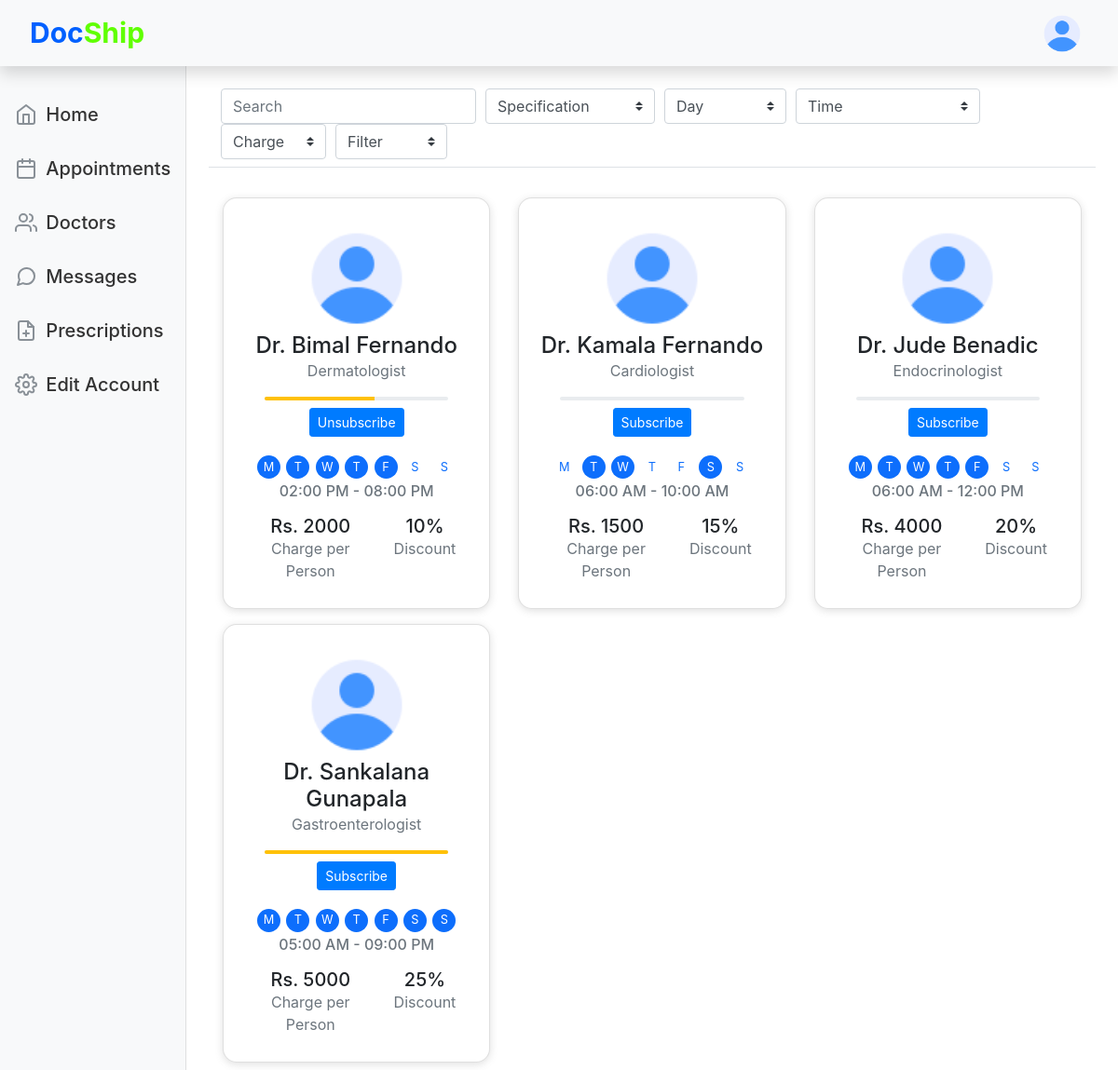
The app's page /patient/doctors/all (signed in) with its own data.
### tables this page shows
CREATE TABLE IF NOT EXISTS `doctor` (
  `id` bigint(20) NOT NULL AUTO_INCREMENT,
  `user_id` bigint(20) NOT NULL,
  `firstname` varchar(20) NOT NULL,
  `lastname` varchar(20) NOT NULL,
  `email` varchar(100) NOT NULL,
  `pwd` longtext NOT NULL,
  `bday` date NOT NULL,
  `gender` varchar(10) NOT NULL,
  `charge_amount` double NOT NULL,
  `category` varchar(50) NOT NULL,
  `college` varchar(50) NOT NULL,
  `working_from` time NOT NULL,
  `working_to` time NOT NULL,
  `working_days` varchar(20) NOT NULL,
  `nic` varchar(20) NOT NULL,
  `discount` double NOT NULL,
  `telephone` varchar(20) NOT NULL,
  `bank_name` varchar(50) NOT NULL,
  `bank_branch` varchar(25) NOT NULL,
  `bank_acc_no` varchar(20) NOT NULL,
  `total_income` double NOT NULL,
  `current_arrears` double NOT NULL,
  `is_remove` bigint(1) NOT NULL DEFAULT '0',
  PRIMARY KEY (`id`),
  UNIQUE KEY `nic` (`nic`) USING BTREE,
  KEY `user_admin` (`user_id`)
);

### app/libraries/Core.php (called while the page is built, shortened)
<?php
  class Core {
    protected $currentController = 'pages';
    protected $currentMethod = 'index';
    public function setAttributes(){
      $url = $this->getUrl();
      require_once 'Controller.php';
      if(file_exists('../app/controllers/' . ucwords($url[0]). '.php')){
        $this->currentController = ucwords($url[0]);
        unset($url[0]);
      }elseif(isset($_SESSION['role'])){
        $this->currentController=$_SESSION['role'];
      }
       $controllers = ControllerFactory::getInstance();
       $this->currentController = $controllers->getController($this->currentController);
      if(isset($url[1])){
        if(method_exists($this->currentController, $url[1])){
          $this->currentMethod = $url[1];
          unset($url[1]);
        }
      }
      $this->params = $url ? array_values($url) : [];
      call_user_func_array([$this->currentController, $this->currentMethod], $this->params);
    }
    public function getUrl(){
      if(isset($_GET['url'])){
        $url = rtrim($_GET['url'], '/');
        $url = filter_var($url, FILTER_SANITIZE_URL);
        $url = explode('/', $url);
        return $url;
      }
    }
    private function resetAttribute(){
      $this->currentController = 'pages';
      $this->currentMethod = 'index';
    }
  }

### public/index.php (called while the page is built, shortened)
<?php
    $libraries = LibFactory::getInstance();
    $init = $libraries->getLibrary("Core");
    $init->setAttributes();

### app/libraries/Database.php (called while the page is built, shortened)
<?php
final class Database {
    private $host = DB_HOST;
    private $user = DB_USER;
    private $pwd = DB_PASS;
    private $dbname = DB_NAME;
    private $mysqli;
    public function __construct(){
        $this->mysqli = new mysqli($this->host,$this->user,$this->pwd, $this->dbname);
    }
    public function selectAll($sql , $params = []){
        try{
            $result = $this->mysqli->query($sql);
            if($result->num_rows > 0){
                return $result->fetch_all(MYSQLI_ASSOC);
            }else {
                return [];
            }
            $result_arr = $result->fetch_all(MYSQLI_ASSOC);
            return $result_arr;
        }catch(Exception $e){
            return -1;
        }
    }
}

### app/models/DoctorModel.php (called while the page is built, shortened)
<?php
    class DoctorModel {
        private $DB;
        public function __construct(){
            $this->DB = LibFactory::getInstance()->getLibrary('Database');
        }
        public function getAll(){
            $sql = "SELECT * FROM `doctor` WHERE is_remove=0";
            $result = $this->DB->selectAll($sql);
            return $result;
        }
    }

### app/views/patient/doctors.php (the view, shortened to what this page needs)
<?php
  function getSubcribeButton($is_sub , $id){
    if($is_sub=='1'){
      return '<button class="btn btn-primary btn-sm mb-3" onclick="subcribe('.$id.');">Subscribe</button>';
    }else {
      return '<button class="btn btn-primary btn-sm mb-3" onclick="unsubcribe('.$id.');">Unsubscribe</button>';
    }
  }
  function getRating($rate){
    return ($rate/5)*100;
  }
?>
<?php require_once APPROOT."/views/inc/header_patient.php"; ?>
<main role="main" class="doctors col-md-9 ml-sm-auto col-lg-10 px-md-4">
  <form class="my-4 d-flex justify-content-center border-bottom">
    <div class="form-row mx-2">
      <div class="col-12 col-md-auto">
        <input id="filter-name" type="text" class="form-control" placeholder="Search">
      </div>
      <div class="col-auto">
        <select id="doc-specialization" class="custom-select">
          <option selected>Specification</option>
        </select>
      </div>
      <div class="col-auto">
        <select id="avilavle-days" class="custom-select">
          <option selected>Day</option>
        </select>
      </div>
      <div class="col-auto">
        <select id="doc-time" class="custom-select">
          <option selected>Time</option>
        </select>
      </div>
      <div class="col-auto">
        <select id="doc-charge" class="custom-select">
          <option selected>Charge</option>
        </select>
      </div>
      <div class="col-auto">
          <select id="status" class="custom-select form-select " onchange="setUrlDoctor(this.value);">
              <option value="" disabled selected>Filter</option>
          </select>
      </div>
    </div>
  </form>
  <div class="container-fluid">
    <div class="row">
      <?php
        function getStatus($s , $data){
          if(strpos($data['working_days'],$s)!== false){
            return true;
          }return false;
        }
        function getDiv($d , $n , $data){
          $result = getStatus($n , $data);
          if($result){
            return "<div class=active id=".$n.">".$d."</div>";
          }else {
            return "<div>".$d."</div>";
          }
        }
        if(isset($data['doctors'])){
          if(!empty($data['doctors'])){
            foreach($data['doctors'] as $doctor){
              echo
              '<div class="col-md-6 col-lg-4 my-2 doctor-card">
              <div class="card" style="border-radius: 15px;">
                <div class="card-body text-center">
                  <div class="mt-3 mb-2 d-flex justify-content-center mx-auto">
                    <img src="' . URLROOT . '/img/user.png" class="img-fluid" />
                  </div>
                    <h4 class="m-0">Dr. ' . $doctor["firstname"] . ' ' . $doctor["lastname"] . ' </h4>
                    <p class="text-muted"> ' . $doctor["category"] . ' </p>
                    <div class="progress mx-4 mb-2">
                      <div class="progress-bar bg-warning" role="progressbar" style="width: '.getRating($doctor['rating']).'%"></div>
                    </div>
                    '.getSubcribeButton($doctor['is_sub'] , $doctor['id']).'
                    <div class="my-1 days">
                    <div class="week d-flex justify-content-center">'
                      .getDiv('M' , "1" , $doctor).
                      getDiv('T' , "2" , $doctor).
                      getDiv('W' , "3" , $doctor).
                      getDiv('T' , "4" , $doctor).
                      getDiv('F' , "5" , $doctor).
                      getDiv('S' , "6" , $doctor).
                      getDiv('S' , "7" , $doctor).
                    '</div>
                    </div>
                    <p class="mb-3 h6 text-muted">'.date('h:i A', strtotime($doctor["working_from"])).' - '
                    .date('h:i A', strtotime($doctor["working_to"])).'</p>
                    <div class="d-flex justify-content-center text-center mb-2">
                      <div class="px-3">
                        <p class="h5 mb-0"> Rs. ' . $doctor["charge_amount"] .'</p>
                        <p class="text-muted mb-0">Charge per Person</p>
                      </div>
                      <div class="px-3">
                        <p class="h5 mb-0">' . $doctor["discount"] .'%</p>
                        <p class="text-muted mb-0">Discount</p>
                      </div>
                    </div>
                  </div>
                </div>
              </div>';
            }
          }else {
            echo "<br><p>" . 'No any Doctor available in the System.' . "</p>";
          }
        }else {
          echo "<br><p style='color:red'>" . 'System failure.' . "</p>";
        }
      ?>
    </div>
  </div>
</main>
<?php require_once APPROOT."/views/inc/footer.php"; ?>

### app/controllers/patient.php (shortened to what this page needs)
<?php
    class Patient extends Controller{
        public function doctors($type){
            if($_SERVER['REQUEST_METHOD'] == 'POST'){
            }
            else {
                if($type=='subcribe'){
                    $result = $this->model('subcribe')->getSubcribedDoctorsByPatient($_SESSION['user_id']);
                    $data = array();
                    if($result==-1){
                    }else {
                        $doctors = array();
                        $model = $this->model('subcribe');
                        foreach($result['value'] as $doctor){
                            $result_avg = $this->model('rate')->getTotalRatingByDoctor($doctor['user_id']);
                            $doc = $doctor;
                            $doc['is_sub'] = 0;
                            $doc['rating'] = round($result_avg['value']);
                            array_push($doctors,$doc);
                        }
                        $data['doctors'] = $doctors;
                }
                    $this->view('patient/doctors' , $data) ;
                }else {
                    $result = $this->model('Doctor')->getAll();
                    $data = array();
                    if($result==-1){
                    }else {
                        $doctors = array();
                        $model = $this->model('subcribe');
                        foreach($result as $doctor){
                            $result_sub = $model->isDoctorSubcribed($doctor['id'] , $_SESSION['user_id']);
                            $result_avg = $this->model('rate')->getTotalRatingByDoctor($doctor['user_id']);
                            $doc = $doctor;
                            $doc['is_sub'] = $result_sub['value'];
                            $doc['rating'] = round($result_avg['value']);
                            array_push($doctors,$doc);
                        }
                        $data['doctors'] = $doctors;
                    }
                    $this->view('patient/doctors' , $data) ;
                }
            }
        }
    }

### app/libraries/Controller.php (shortened to what this page needs)
<?php
  abstract class Controller {
    public function view($view, $data = []){
      if(file_exists('../app/views/' . $view . '.php')){
        include_once '../app/views/' . $view . '.php';
      } else {
        die('View does not exist');
      }
    }
  }

### app/views/inc/header_patient.php (shortened to what this page needs)
<!doctype html>
<html lang="en">
<head>
  <link rel="stylesheet" href="<?php echo URLROOT; ?>/css/bootstrap.min.css">
  <link rel="stylesheet" href="<?php echo URLROOT; ?>/css/font-awesome-pro-5/css/all.css">
  <link href="<?php echo URLROOT; ?>/css/dashboard.css" rel="stylesheet">
  <link rel="stylesheet" href="<?php echo URLROOT; ?>/css/style.css">
</head>
<body>
<nav class="navbar navbar-light sticky-top bg-light flex-md-nowrap shadow">
  <a class="navbar-brand mx-auto mx-md-3" href="#"><span class="brand-color1">Doc</span><span class="brand-color2">Ship</span></a>
    <div class="user-wrapper mx-lg-2">
      <img src="<?php echo URLROOT; ?>/img/user.png" alt="" width="40px" height="40px"
      data-toggle="modal" data-target=".logout-popup"
      />
    </div>
  </nav>
  <div class="container-fluid">
    <div class="row">
      <nav id="sidebarMenu" class="col-md-3 col-lg-2 d-md-block bg-light sidebar collapse">
        <div class="sidebar-sticky pt-4">
          <ul class="nav flex-column">
            <li class="nav-item">
              <a class="nav-link" href="<?php echo URLROOT; ?>\patient\index" id="index">
                <span data-feather="home"></span>
                Home <span class="sr-only">(current)</span>
              </a>
            </li>
            <li class="nav-item">
              <a class="nav-link" href="<?php echo URLROOT; ?>\patient\appointments" id="appointments">
                <span data-feather="calendar"></span>
                Appointments
              </a>
            </li>
            <li class="nav-item">
              <a class="nav-link" href="<?php echo URLROOT; ?>\patient\doctors\all" id="doctors">
                <span data-feather="users"></span>
                Doctors
              </a>
            </li>
            <li class="nav-item">
              <a class="nav-link" href="<?php echo URLROOT; ?>\patient\message" id="message">
                <span data-feather="message-circle"></span>
                Messages
              </a>
            </li>
            <li class="nav-item">
              <a class="nav-link" href="<?php echo URLROOT; ?>\patient\prescriptions" id="prescriptions">
                <span data-feather="file-plus"></span>
                Prescriptions
              </a>
            </li>
            <li class="nav-item">
              <a class="nav-link" href="<?php echo URLROOT; ?>\patient\update" id="update">
                <span data-feather="settings"></span>
                Edit Account
              </a>
            </li>
          </ul>
        </div>
      </nav>

### app/views/inc/footer.php (shortened to what this page needs)
</div>
  </div>
</body>
</html>

### public/css/dashboard.css (style rules this page uses)
:root { --weightHeader: 600; --weightText: 400; --bg-blue: #0060ff; --bg-blue-hover: #035ae6; --bg-green: #60ff00; --bg-green-hover: #5ce705; --bg-dark: #191516; --bg-light: #fffdfa; --color-unimportant-text: #899097; --color-important-text: #333333; }
* { font-size: 1rem; font-weight: var(--weightText); }
.feather { width: 1.5rem; height: 1.5rem; vertical-align: text-bottom; }
.sidebar { position: fixed; top: 0; bottom: 0; left: 0; z-index: 100; padding: 4rem 0 0; box-shadow: inset -1px 0 0 rgba(0, 0, 0, .1); }
.sidebar-sticky .nav .nav-item { padding-top: 0.75rem; }
.sidebar .nav-link { font-size: 1.25rem; font-weight: 500; color: var(--color-important-text); }
.sidebar .nav-link .feather { margin-right: 0.25rem; color: var(--color-unimportant-text); }
.active { color: var(--bg-blue); }
.brand-color1 { color: var(--bg-blue); }
.brand-color2 { color: var(--bg-green); }
.navbar-brand span { font-size: 1.5em; font-weight: 700; }
.user-wrapper { display: flex; align-items: center; cursor: pointer; }
.user-wrapper img { border-radius: 50%; margin-right: 1rem; }
.card { cursor: pointer; box-shadow: 1px 1px 5px 0px rgba(125,125,125,0.5); min-height: 10rem; }
img { object-fit: cover; }
.card-body .mt-3 { width: 100px; height: 100px; overflow: hidden; border-radius: 50%; }
.card-body .mt-3 img { width: 100%; height: auto; object-fit: cover; }
.progress { height: 0.25rem; }
.card { box-shadow: rgba(99, 99, 99, 0.2) 0px 2px 8px 0px; cursor: pointer; }
.days .week div { width: 25px; height: 25px; border-radius: 50%; background-color: #fff; color: #0d6efc; margin: 0 0.2rem 0 0.2rem; font-size: 0.8rem; display: flex; align-items: center; justify-content: center; }
.days .week div.active { background-color: #0d6efc; color: #fff; }

### public/css/style.css (style rules this page uses)
* { transition: all 1s ease-in-out; }
.card { box-shadow: rgba(99, 99, 99, 0.2) 0px 2px 8px 0px; cursor: pointer; border-radius: 10px; }

### records on screen
doctor: firstname "Bimal", lastname "Fernando", category "Dermatologist", getRating($doctor['rating']) 60 (drawn), d "M T W T F", d "S S", working_from "02:00 PM", working_to "08:00 PM", charge_amount "2000", discount "10"
doctor: firstname "Kamala", lastname "Fernando", category "Cardiologist", d "M T F S", d "T W S", working_from "06:00 AM", working_to "10:00 AM", charge_amount "1500", discount "15"
doctor: firstname "Jude", lastname "Benadic", category "Endocrinologist", d "M T W T F", d "S S", working_from "06:00 AM", working_to "12:00 PM", charge_amount "4000", discount "20"
doctor: firstname "Sankalana", lastname "Gunapala", category "Gastroenterologist", getRating($doctor['rating']) 100 (drawn), d "M T W T F S S", working_from "05:00 AM", working_to "09:00 PM", charge_amount "5000", discount "25"
